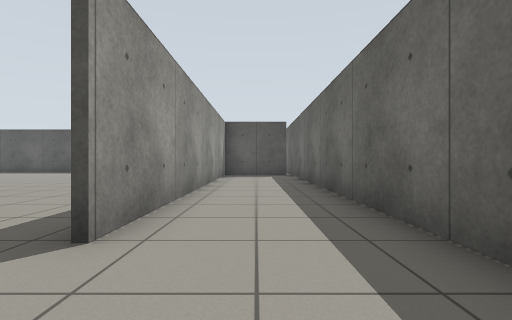
View 1 (above)

22 first-person views from a walk through a robot-simulator world made for Gazebo. The camera is 0.72 m above the floor, looks level and sees 85° across. The floor is counted in squares, 1 m on a side. Each view is taken from the middle of a square. On the plan, view 1 faces up. The plan holds only what a view shows up to about 10 squares ahead; the rest is blank.

View 2
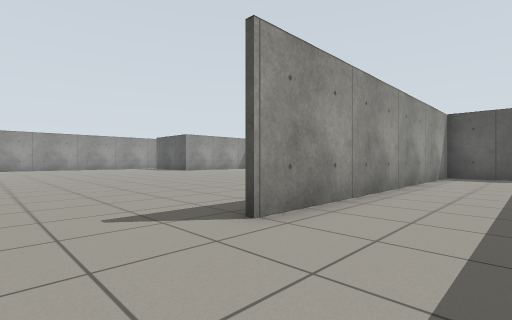

View 3
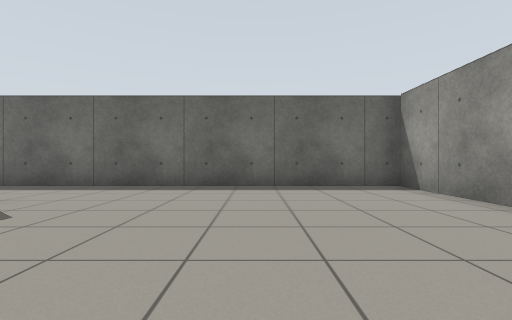

View 4
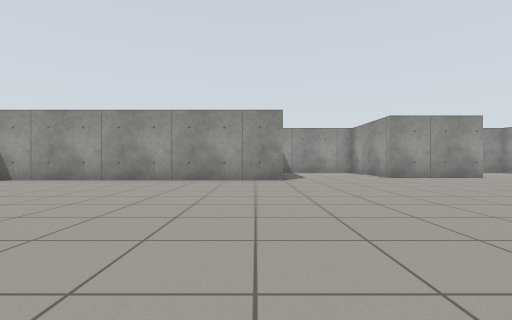

View 5
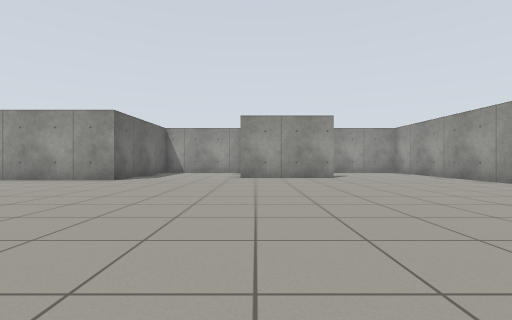

View 6
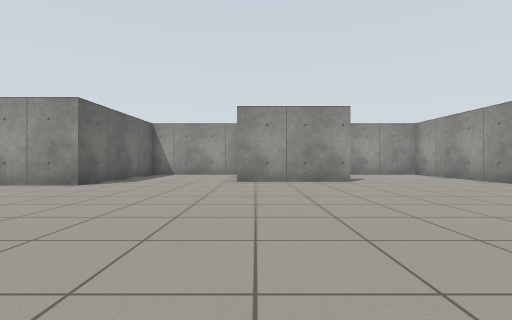

View 7
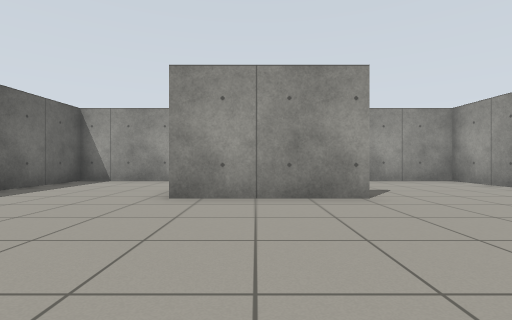

View 8
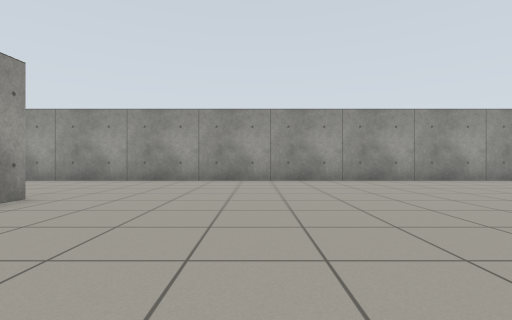

View 9
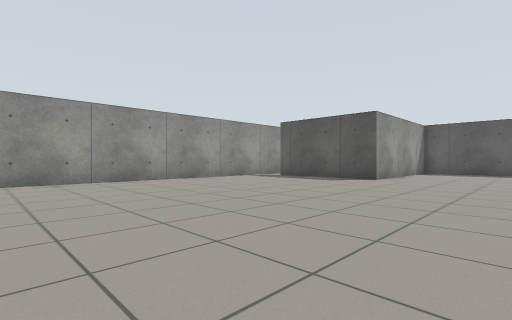

View 10
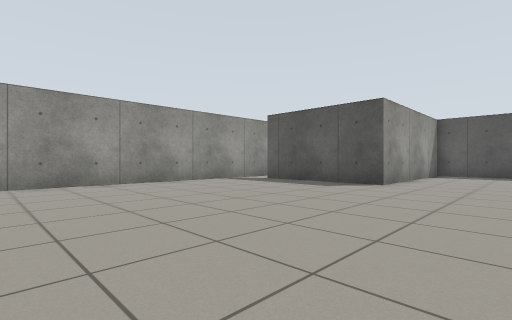

View 11
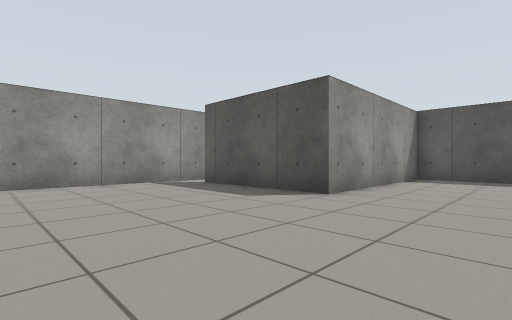

View 12
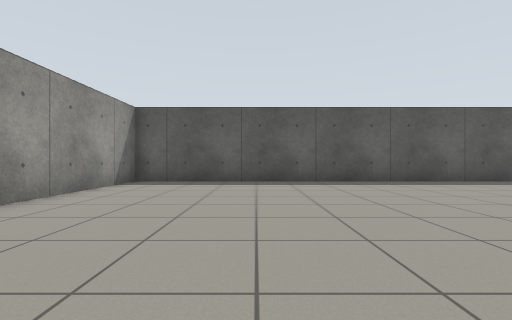

View 13
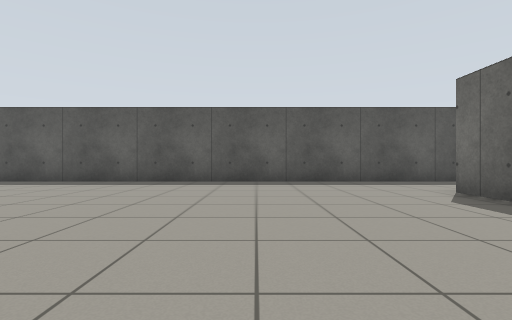

View 14
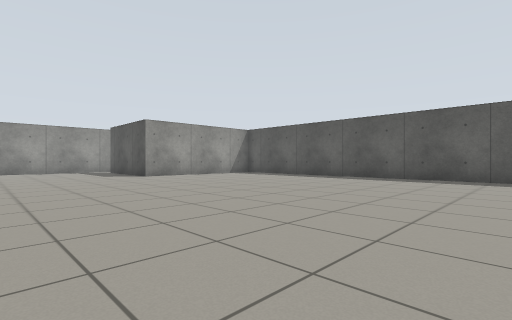

View 15
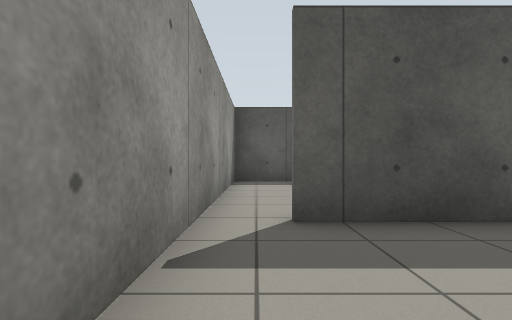

View 16
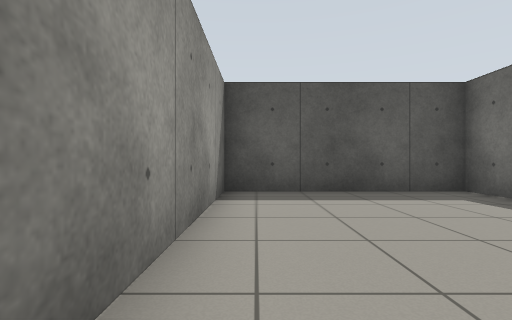

View 17
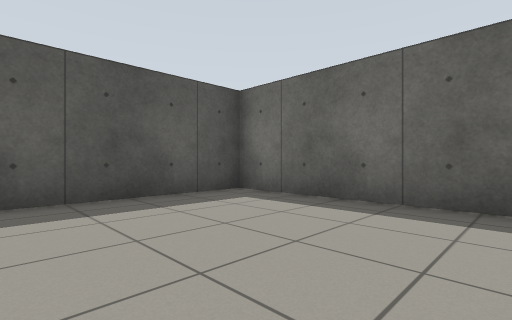

View 18
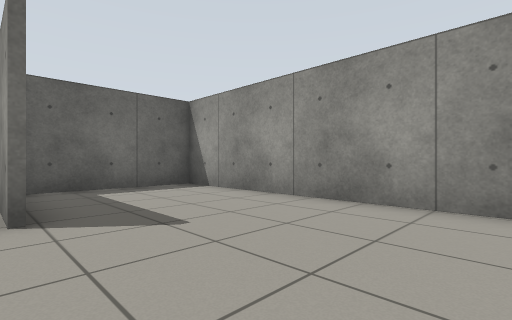

View 19
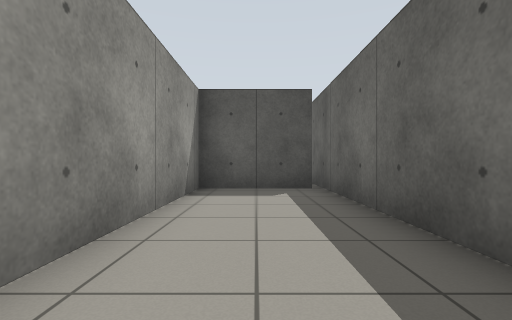

View 20
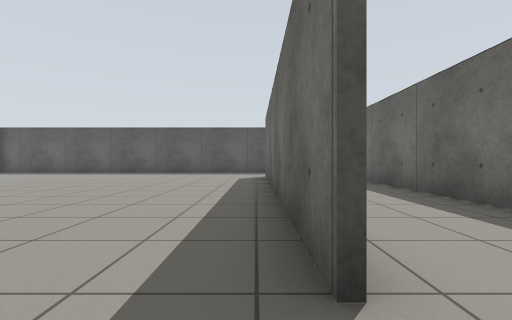

View 21
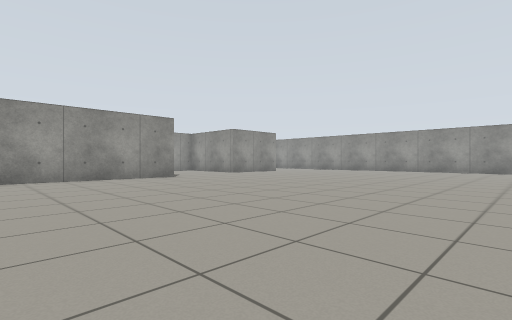

View 22
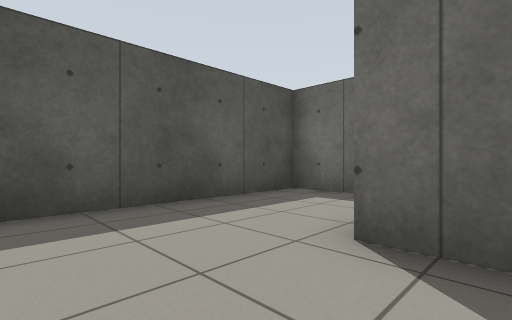

### Floor plan
Points are (right, up) in squares from view 1. A wall is a line through its corners. A room is listed if a view was taken in it or the views show most of it. See-through windows are left out.
Room 1 (views 1, 2, 3, 4, 5, 6, 7, 8, 9, 10, 11, 12, 13, 14, 15, 18, 19, 20, 21, 22)
walls: (-1.6, 2.4) (-1.6, 13.2); (-17.1, -7.2) (-13.4, -7.2); (-21.7, 9.4) (-21.7, -11.6) (-13.5, -11.6) (-13.5, -7.6); (-16.1, 16.4) (-16.1, 10.2) (-20.6, 10.2); (-12.1, -11.6) (-9, -11.6) (-9, -5.9) (1.7, -5.9) (1.7, 16.4) (-16, 16.4); (1.5, 13) (-1.4, 13) (-1.4, 2.4)
ways out: opening at (-21, 10) to room 2
Room 2 (views 16, 17)
walls: (-16.2, 11.1) (-16.2, 16.4); (-16, 16.4) (-21.7, 16.4) (-21.7, 9.4)
ways out: opening at (-21, 10) to room 1

Positions as (right, up) in squares from view 1, and headings:
1: (0, 0), facing up
2: (1, 0), facing up-left
3: (-6, -2), facing right
4: (-8, 4), facing down
5: (-14, 4), facing down
6: (-14, 2), facing down
7: (-15, -2), facing down
8: (-12, -3), facing left
9: (-12, 0), facing up-left
10: (-13, 2), facing up-left
11: (-13, 5), facing up-left
12: (-12, 7), facing up
13: (-6, 7), facing up
14: (-4, 5), facing up-left
15: (-21, 7), facing up
16: (-21, 10), facing up
17: (-21, 11), facing up-right
18: (-21, -7), facing down-right
19: (0, 6), facing up
20: (-2, 1), facing up
21: (-3, 5), facing down-left
22: (-4, 12), facing up-right
